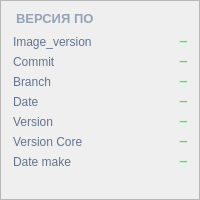
         <widget class="QFrame" name="frameVersion">
          <property name="sizePolicy">
           <sizepolicy hsizetype="Expanding" vsizetype="Expanding">
            <horstretch>1</horstretch>
            <verstretch>1</verstretch>
           </sizepolicy>
          </property>
          <property name="minimumSize">
           <size>
            <width>0</width>
            <height>200</height>
           </size>
          </property>
          <property name="styleSheet">
           <string notr="true">#frameVersion {
    border-radius: 8px;
    border: 1px solid #1f2a44;
    background-color: #0b1220;
}</string>
          </property>
          <property name="frameShape">
           <enum>QFrame::StyledPanel</enum>
          </property>
          <layout class="QVBoxLayout" name="verticalLayout_version">
           <property name="spacing">
            <number>6</number>
           </property>
           <property name="leftMargin">
            <number>12</number>
           </property>
           <property name="topMargin">
            <number>10</number>
           </property>
           <property name="rightMargin">
            <number>12</number>
           </property>
           <property name="bottomMargin">
            <number>10</number>
           </property>
           <item>
            <widget class="QLabel" name="labelVersionTitle">
             <property name="font">
              <font>
               <pointsize>10</pointsize>
               <bold>true</bold>
              </font>
             </property>
             <property name="styleSheet">
              <string notr="true">color: #94a3b8;
padding-bottom: 2px;
border-bottom: 1px solid #1f2a44;</string>
             </property>
             <property name="text">
              <string>ВЕРСИЯ ПО</string>
             </property>
            </widget>
           </item>
           <item>
            <layout class="QHBoxLayout" name="horizontalLayout_versionImage">
             <item>
              <widget class="QLabel" name="labelVersionImageCaption">
               <property name="styleSheet">
                <string notr="true">color: #64748b;</string>
               </property>
               <property name="text">
                <string>Image_version</string>
               </property>
              </widget>
             </item>
             <item>
              <widget class="QLabel" name="labelVersionImageValue">
               <property name="styleSheet">
                <string notr="true">color: #4ade80;
font-family: Consolas;
font-weight: bold;</string>
               </property>
               <property name="text">
                <string>—</string>
               </property>
               <property name="alignment">
                <set>Qt::AlignRight|Qt::AlignTrailing|Qt::AlignVCenter</set>
               </property>
              </widget>
             </item>
            </layout>
           </item>
           <item>
            <layout class="QHBoxLayout" name="horizontalLayout_versionCommit">
             <item>
              <widget class="QLabel" name="labelVersionCommitCaption">
               <property name="styleSheet">
                <string notr="true">color: #64748b;</string>
               </property>
               <property name="text">
                <string>Commit</string>
               </property>
              </widget>
             </item>
             <item>
              <widget class="QLabel" name="labelVersionCommitValue">
               <property name="styleSheet">
                <string notr="true">color: #4ade80;
font-family: Consolas;
font-weight: bold;</string>
               </property>
               <property name="text">
                <string>—</string>
               </property>
               <property name="alignment">
                <set>Qt::AlignRight|Qt::AlignTrailing|Qt::AlignVCenter</set>
               </property>
              </widget>
             </item>
            </layout>
           </item>
           <item>
            <layout class="QHBoxLayout" name="horizontalLayout_versionBranch">
             <item>
              <widget class="QLabel" name="labelVersionBranchCaption">
               <property name="styleSheet">
                <string notr="true">color: #64748b;</string>
               </property>
               <property name="text">
                <string>Branch</string>
               </property>
              </widget>
             </item>
             <item>
              <widget class="QLabel" name="labelVersionBranchValue">
               <property name="styleSheet">
                <string notr="true">color: #4ade80;
font-family: Consolas;
font-weight: bold;</string>
               </property>
               <property name="text">
                <string>—</string>
               </property>
               <property name="alignment">
                <set>Qt::AlignRight|Qt::AlignTrailing|Qt::AlignVCenter</set>
               </property>
              </widget>
             </item>
            </layout>
           </item>
           <item>
            <layout class="QHBoxLayout" name="horizontalLayout_versionDate">
             <item>
              <widget class="QLabel" name="labelVersionDateCaption">
               <property name="styleSheet">
                <string notr="true">color: #64748b;</string>
               </property>
               <property name="text">
                <string>Date</string>
               </property>
              </widget>
             </item>
             <item>
              <widget class="QLabel" name="labelVersionDateValue">
               <property name="styleSheet">
                <string notr="true">color: #4ade80;
font-family: Consolas;
font-weight: bold;</string>
               </property>
               <property name="text">
                <string>—</string>
               </property>
               <property name="alignment">
                <set>Qt::AlignRight|Qt::AlignTrailing|Qt::AlignVCenter</set>
               </property>
              </widget>
             </item>
            </layout>
           </item>
           <item>
            <layout class="QHBoxLayout" name="horizontalLayout_versionVersion">
             <item>
              <widget class="QLabel" name="labelVersionVersionCaption">
               <property name="styleSheet">
                <string notr="true">color: #64748b;</string>
               </property>
               <property name="text">
                <string>Version</string>
               </property>
              </widget>
             </item>
             <item>
              <widget class="QLabel" name="labelVersionVersionValue">
               <property name="styleSheet">
                <string notr="true">color: #4ade80;
font-family: Consolas;
font-weight: bold;</string>
               </property>
               <property name="text">
                <string>—</string>
               </property>
               <property name="alignment">
                <set>Qt::AlignRight|Qt::AlignTrailing|Qt::AlignVCenter</set>
               </property>
              </widget>
             </item>
            </layout>
           </item>
           <item>
            <layout class="QHBoxLayout" name="horizontalLayout_versionCore">
             <item>
              <widget class="QLabel" name="labelVersionCoreCaption">
               <property name="styleSheet">
                <string notr="true">color: #64748b;</string>
               </property>
               <property name="text">
                <string>Version Core</string>
               </property>
              </widget>
             </item>
             <item>
              <widget class="QLabel" name="labelVersionCoreValue">
               <property name="styleSheet">
                <string notr="true">color: #4ade80;
font-family: Consolas;
font-weight: bold;</string>
               </property>
               <property name="text">
                <string>—</string>
               </property>
               <property name="alignment">
                <set>Qt::AlignRight|Qt::AlignTrailing|Qt::AlignVCenter</set>
               </property>
              </widget>
             </item>
            </layout>
           </item>
           <item>
            <layout class="QHBoxLayout" name="horizontalLayout_versionDateMake">
             <item>
              <widget class="QLabel" name="labelVersionDateMakeCaption">
               <property name="styleSheet">
                <string notr="true">color: #64748b;</string>
               </property>
               <property name="text">
                <string>Date make</string>
               </property>
              </widget>
             </item>
             <item>
              <widget class="QLabel" name="labelVersionDateMakeValue">
               <property name="styleSheet">
                <string notr="true">color: #4ade80;
font-family: Consolas;
font-weight: bold;</string>
               </property>
               <property name="text">
                <string>—</string>
               </property>
               <property name="alignment">
                <set>Qt::AlignRight|Qt::AlignTrailing|Qt::AlignVCenter</set>
               </property>
              </widget>
             </item>
            </layout>
           </item>
           <item>
            <spacer name="verticalSpacer_version">
             <property name="orientation">
              <enum>Qt::Vertical</enum>
             </property>
             <property name="sizeHint" stdset="0">
              <size>
               <width>20</width>
               <height>10</height>
              </size>
             </property>
            </spacer>
           </item>
          </layout>
         </widget>
